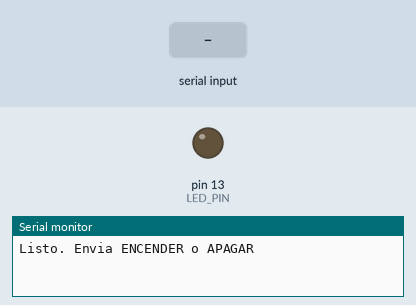
Bench run of a sketch on a simulated Arduino Uno, built with avr-gcc and run on an emulated ATmega328P. Parts: output pins drawn as LEDs (lit = HIGH), the last lines printed to the serial monitor. Inputs (shaded band) come from the test bench.

Above: at 1.2 s.
1.3 s: "ENCENDER\n" received over Serial
At 2.0 s:
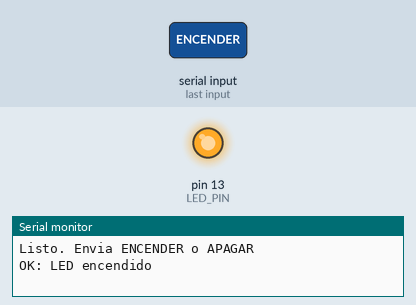
2.8 s: "APAGAR\n" received over Serial
At 4.3 s:
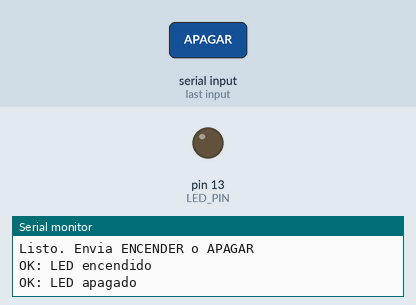
Timing chart, 0 to 5.8 s (numbered marks = the images above; inputs shaded):
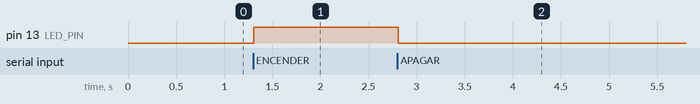

The sketch:

led_13.ino
```cpp
// Control del LED del pin 13 por comunicación serial.
// Comandos (terminados en salto de línea): ENCENDER | APAGAR

const byte LED_PIN = 13;        // LED integrado en Arduino Uno/Nano
const long BAUD_RATE = 9600;    // debe coincidir con el Monitor Serial

void setup() {
  pinMode(LED_PIN, OUTPUT);
  digitalWrite(LED_PIN, LOW);   // estado inicial seguro: apagado

  Serial.begin(BAUD_RATE);
  Serial.setTimeout(50);        // espera máximo 50 ms por el fin de línea
  Serial.println("Listo. Envia ENCENDER o APAGAR");
}

void loop() {
  if (Serial.available() == 0) {
    return;                     // no hay datos, no hace nada
  }

  String command = Serial.readStringUntil('\n');
  command.trim();               // quita espacios y el '\r' de los saltos "\r\n"
  command.toUpperCase();        // acepta "encender", "Encender", etc.

  if (command.length() == 0) {
    return;                     // línea vacía, se ignora
  }

  if (command == "ENCENDER") {
    digitalWrite(LED_PIN, HIGH);
    Serial.println("OK: LED encendido");
  } else if (command == "APAGAR") {
    digitalWrite(LED_PIN, LOW);
    Serial.println("OK: LED apagado");
  } else {
    Serial.print("ERROR: comando desconocido -> ");
    Serial.println(command);
  }
}
```

Measured:
- after the input at 1.3 s, pin 13 (LED_PIN): LOW → HIGH at once
- after the input at 2.8 s, pin 13 (LED_PIN): HIGH → LOW at once
